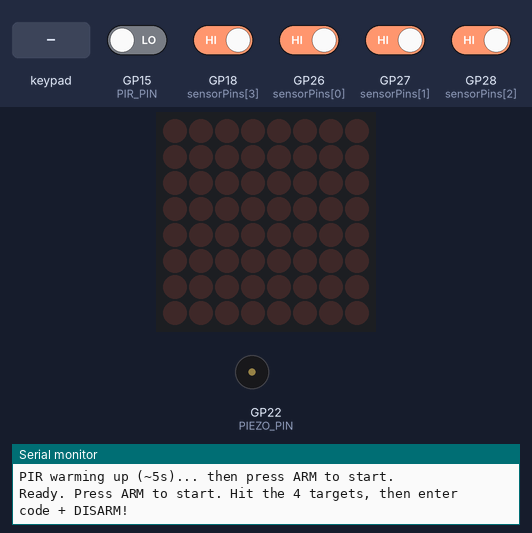
Bench run of a program on a simulated Raspberry Pi Pico. On the bench: 8×8 LED matrix, buzzer (waves = sounding), the last lines printed to the serial monitor. Wiring (inferred from the names in the program): 4×4 keypad with keys 1 2 3 A 4 5 6 B 7 8 9 C * 0 # D (labels assumed): rows GP9, GP2, GP6, GP14; columns GP5, GP7, GP13, GP11. The test bench sets the inputs (shaded band); at power-on: GP18 (sensorPins[3]), GP26 (sensorPins[0]), GP27 (sensorPins[1]), GP28 (sensorPins[2]) HIGH, GP15 (PIR_PIN) LOW. Random numbers use the default seed unless the program sets one.

Above: at 6.2 s.
6.3 s: key '*' pressed
At 7.8 s:
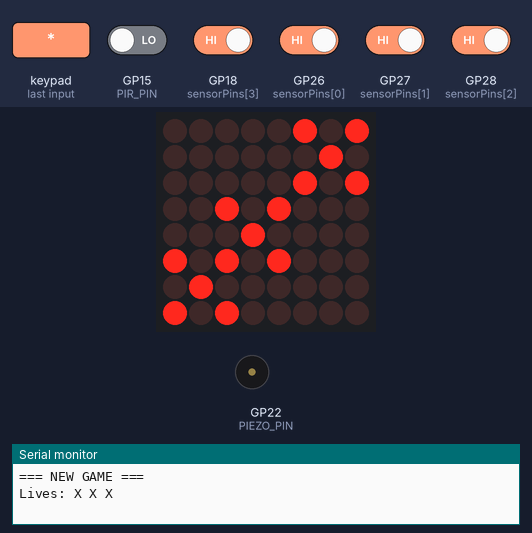
9.3 s: keypad keys 1 2 3 4 # pressed 0.4 s apart
At 12.5 s:
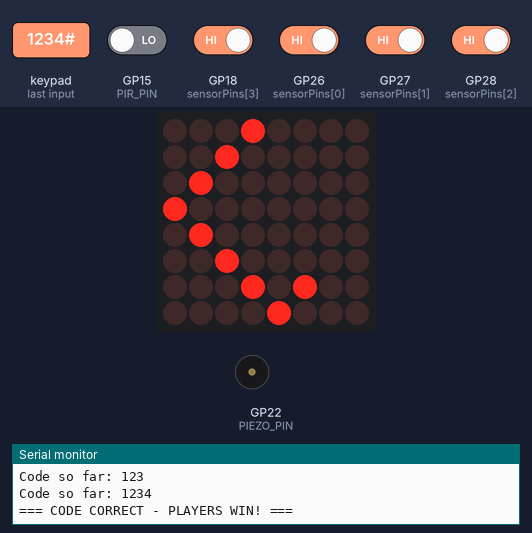
13.0 s: key '*' pressed
At 13.17 s:
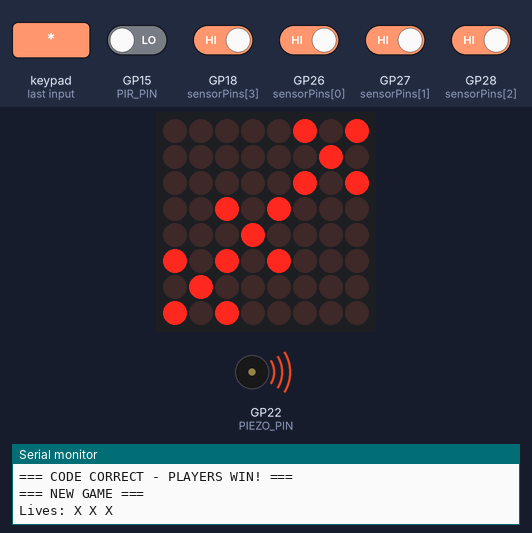
16.0 s: GP15 (PIR_PIN) driven HIGH
19.0 s: GP26 (sensorPins[0]) driven LOW
22.0 s: GP27 (sensorPins[1]) driven LOW
At 26.2 s:
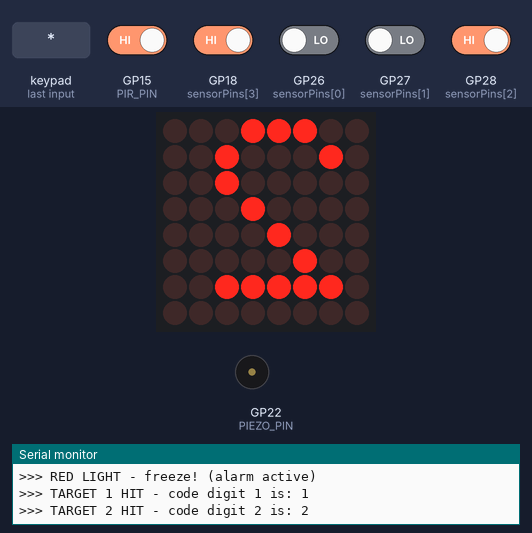
Timing chart, 0 to 33.5 s (numbered marks = the images above; inputs shaded):
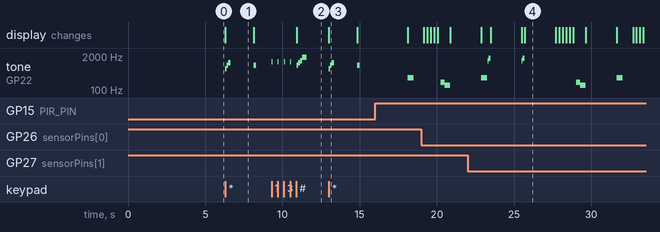

Measured:
- after the input at 6.3 s, tone on GP22 (PIEZO_PIN): plays 660 Hz for 0.10 s, 880 Hz for 0.10 s, 1100 Hz for 0.15 s, 880 Hz for 0.15 s, starting at once; the display: changes at once (image 1)
- after the input at 13.0 s, tone on GP22 (PIEZO_PIN): plays 660 Hz for 0.10 s, 880 Hz for 0.10 s, 1100 Hz for 0.15 s, 880 Hz for 0.15 s, starting at once; the display: changes at once (image 3)
- what the display in image 1 shows lasts 1.9 s, from 6.3 s to 8.2 s

The program:

main.cpp
```cpp
#include <Arduino.h>

// ===== Kraak de Kluis / King's Day Heist - Raspberry Pi Pico =====
// Keypad (4x4) + AM312 PIR + passive piezo + 8x8 MAX7219 matrix (via MD_Parola)
// + 4 mini-game target sensors, each reveals one digit of the code.
//
// Targets:
//   Digit 1 -> SW-18010P vibration sensor (GP26)  - hit with ball
//   Digit 2 -> Limit switch              (GP27)  - press lever
//   Digit 3 -> IR proximity sensor       (GP28)  - bring object near
//   Digit 4 -> Light slot 10mm sensor    (GP18)  - drop ball through slot
//
// Matrix scheme:
//   Game start  -> 3 lives shown briefly (small X layout)
//   Red light   -> steady big X (alarm active, do not walk)
//   Green light -> off (move)
//   Caught      -> big X blinks 3x, then remaining lives as small X's
//   Mini-game hit -> shows that digit of the code (2s)
//   Game over   -> full blink, then "GAME OVER" scrolls
//   Win         -> checkmark
//
// Goal: hit the 4 targets to learn the code, enter code + DISARM to win,
//       before the red-light motion detector drains all your lives.

#include <MD_Parola.h>
#include <MD_MAX72xx.h>
#include <SPI.h>

// ---------- Keypad ----------
const int ROWS = 4, COLS = 4;
const int rowPins[ROWS] = {9, 2, 6, 14};
const int colPins[COLS] = {5, 7, 13, 11};
const char* keys[ROWS][COLS] = {
  { "1",   "2", "3",      "NONE"    },
  { "4",   "5", "6",      "NONE"    },
  { "7",   "8", "9",      "PROGRAM" },
  { "ARM", "0", "DISARM", "PANIC"   }
};
bool lastState[ROWS][COLS] = {false};

// ---------- PIR & Piezo ----------
const int PIR_PIN   = 15;
const int PIEZO_PIN = 22;

// ---------- Target sensors (one per mini-game, reveals one digit) ----------
// index 0 -> digit 1 (vibration), 1 -> digit 2 (limit), 2 -> digit 3 (IR prox), 3 -> digit 4 (light slot)
const int NUM_SENSORS = 4;
const int sensorPins[NUM_SENSORS] = {26, 27, 28, 18};
// Vibration sensor & limit switch (2-pin, short to GND when triggered) are active LOW.
// IR proximity & light slot (3-pin, own output driver) are active HIGH.
const bool sensorActiveHigh[NUM_SENSORS] = {false, false, true, true};
bool sensorLast[NUM_SENSORS] = {false, false, false, false};   // previous triggered state
unsigned long lastHit[NUM_SENSORS] = {0, 0, 0, 0};
const unsigned long HIT_COOLDOWN_MS = 1500;

// ---------- LED Matrix (all via MD_Parola) ----------
#define HARDWARE_TYPE MD_MAX72XX::FC16_HW
#define MAX_DEVICES 1
#define DIN_PIN 19
#define CLK_PIN 21
#define CS_PIN  20
MD_Parola P = MD_Parola(HARDWARE_TYPE, DIN_PIN, CLK_PIN, CS_PIN, MAX_DEVICES);
MD_MAX72XX *mx = nullptr;

// ---------- Secret code ----------
const char* SECRET_CODE = "1234";
char  entered[16];
int   enteredLen = 0;

// ---------- Game state ----------
enum GameState { IDLE, GREEN, RED, GAMEOVER, WIN };
GameState state = IDLE;
unsigned long phaseStart = 0;
unsigned long phaseDuration = 0;

int lives = 3;
const int START_LIVES = 3;
const unsigned long RED_GRACE_MS = 800;

// ---------- Bitmaps (column-format: one byte per column, LSB = top row) ----------
const uint8_t XMARK_COL[8] = {
  0b10000001,
  0b01000010,
  0b00100100,
  0b00011000,
  0b00011000,
  0b00100100,
  0b01000010,
  0b10000001
};

const uint8_t CHECK_COL[8] = {
  0b00000000,
  0b00000000,
  0b01000000,
  0b10000000,
  0b01000001,
  0b00100010,
  0b00010100,
  0b00001000
};

const uint8_t MINI_X_COL[3] = {
  0b101,
  0b010,
  0b101
};

// 5-wide x 7-tall digits, column-format (one byte per column, LSB = top row)
const uint8_t DIGIT_COL[10][5] = {
  {0b0111110,0b1000001,0b1000001,0b1000001,0b0111110}, // 0
  {0b0000000,0b0000010,0b1111111,0b0000000,0b0000000}, // 1
  {0b1000010,0b1100001,0b1010001,0b1001001,0b1000110}, // 2
  {0b0100001,0b1000001,0b1000101,0b1001011,0b0110001}, // 3
  {0b0011000,0b0010100,0b0010010,0b1111111,0b0010000}, // 4
  {0b0100111,0b1000101,0b1000101,0b1000101,0b0111001}, // 5
  {0b0111110,0b1001001,0b1001001,0b1001001,0b0110010}, // 6
  {0b0000001,0b1110001,0b0001001,0b0000101,0b0000011}, // 7
  {0b0110110,0b1001001,0b1001001,0b1001001,0b0110110}, // 8
  {0b0100110,0b1001001,0b1001001,0b1001001,0b0111110}  // 9
};

// ---------- Low-level matrix drawing through Parola's MD_MAX72XX ----------
void displayClearRaw() {
  mx->clear();
  mx->update();
}

void displayBitmapCol(const uint8_t col[8]) {
  mx->clear();
  for (uint8_t c = 0; c < 8; c++)
    mx->setColumn(c, col[c]);
  mx->update();
}

void displayAllOn() {
  mx->clear();
  for (uint8_t c = 0; c < 8; c++) mx->setColumn(c, 0xFF);
  mx->update();
}

void drawMiniXAt(int ox, int oy) {
  for (uint8_t c = 0; c < 3; c++)
    for (uint8_t r = 0; r < 3; r++)
      if ((MINI_X_COL[c] >> r) & 1) {
        int x = ox + c, y = oy + r;
        if (x >= 0 && x < 8 && y >= 0 && y < 8)
          mx->setPoint(y, x, true);
      }
}

void displayLives(int n) {
  mx->clear();
  const int posX[3] = {0, 3, 5};
  const int posY[3] = {0, 3, 5};
  for (int i = 0; i < n && i < 3; i++)
    drawMiniXAt(posX[i], posY[i]);
  mx->update();
}

void displayDigit(int d) {
  if (d < 0 || d > 9) return;
  mx->clear();
  for (uint8_t c = 0; c < 5; c++)
    mx->setColumn(c + 1, DIGIT_COL[d][c]);   // +1 nudges it right
  mx->update();
}

void blinkBigX(int times) {
  for (int i = 0; i < times; i++) {
    displayBitmapCol(XMARK_COL);
    delay(250);
    displayClearRaw();
    delay(200);
  }
}

void blinkFull(int times) {
  for (int i = 0; i < times; i++) {
    displayAllOn();
    delay(250);
    displayClearRaw();
    delay(200);
  }
}

void scrollGameOver() {
  P.displayClear();
  P.displayText("GAME OVER", PA_CENTER, 80, 800, PA_SCROLL_LEFT, PA_SCROLL_LEFT);
  while (!P.displayAnimate()) { /* scroll until done */ }
  P.displayReset();
  P.displayClear();
}

// ---------- Sound helpers ----------
void beep(int freq, int ms) { tone(PIEZO_PIN, freq, ms); delay(ms); noTone(PIEZO_PIN); }
void soundGreen()    { beep(880, 150); }
void soundRed()      { beep(300, 400); }
void soundLifeLost() { beep(200, 250); beep(150, 350); }
void soundGameOver() { for (int i = 0; i < 6; i++) { beep(1000, 150); beep(1500, 150); } }
void soundStart()    { beep(660, 100); beep(880, 100); beep(1100, 150); }
void soundWin()      { beep(880,120); beep(1100,120); beep(1320,120); beep(1760,300); }
void soundKey()      { beep(1200, 40); }
void soundBadCode()  { beep(180, 200); beep(140, 300); }
void soundReveal()   { beep(1320, 80); beep(1660, 120); }

// ---------- Keypad scan ----------
const char* scanKeypad() {
  const char* result = NULL;
  for (int r = 0; r < ROWS; r++) {
    digitalWrite(rowPins[r], LOW);
    delayMicroseconds(50);
    for (int c = 0; c < COLS; c++) {
      bool pressed = (digitalRead(colPins[c]) == LOW);
      if (pressed && !lastState[r][c]) result = keys[r][c];
      lastState[r][c] = pressed;
    }
    digitalWrite(rowPins[r], HIGH);
  }
  return result;
}

bool motionDetected() { return digitalRead(PIR_PIN) == HIGH; }

void printLives() {
  Serial.print("Lives: ");
  for (int i = 0; i < lives; i++) Serial.print("X ");
  Serial.println();
}

void resetCode() { enteredLen = 0; entered[0] = '\0'; }
bool isDigit(const char* k) { return strlen(k) == 1 && k[0] >= '0' && k[0] <= '9'; }

// ---------- Mini-game digit reveal ----------
void revealDigit(int idx) {
  if (idx < 0 || idx >= (int)strlen(SECRET_CODE)) return;
  char ch = SECRET_CODE[idx];
  int d = ch - '0';
  Serial.print(">>> TARGET ");
  Serial.print(idx + 1);
  Serial.print(" HIT - code digit ");
  Serial.print(idx + 1);
  Serial.print(" is: ");
  Serial.println(ch);

  soundReveal();
  displayDigit(d);
  delay(2000);                 // show the digit for 2s

  // Restore the display appropriate to the current state
  if (state == RED) displayBitmapCol(XMARK_COL);
  else              displayClearRaw();
}

bool sensorTriggered(int i) {
  bool raw = digitalRead(sensorPins[i]);
  return sensorActiveHigh[i] ? (raw == HIGH) : (raw == LOW);
}

// Edge-detected sensor check: fires once per trigger (per sensor's own polarity),
// so sensors that rest in the triggered state (slot/proximity) reveal only once.
void checkSensors() {
  for (int i = 0; i < NUM_SENSORS; i++) {
    bool reading = sensorTriggered(i);
    if (reading && !sensorLast[i]) {                      // new trigger edge
      if (millis() - lastHit[i] > HIT_COOLDOWN_MS) {
        lastHit[i] = millis();
        revealDigit(i);
      }
    }
    sensorLast[i] = reading;
  }
}

void setup() {
  Serial.begin(115200);
  for (int r = 0; r < ROWS; r++) { pinMode(rowPins[r], OUTPUT); digitalWrite(rowPins[r], HIGH); }
  for (int c = 0; c < COLS; c++) pinMode(colPins[c], INPUT_PULLUP);
  pinMode(PIR_PIN, INPUT);
  pinMode(PIEZO_PIN, OUTPUT);
  for (int i = 0; i < NUM_SENSORS; i++) pinMode(sensorPins[i], INPUT_PULLUP);

  P.begin();
  P.setIntensity(2);
  P.displayClear();
  mx = P.getGraphicObject();

  Serial.println("PIR warming up (~5s)... then press ARM to start.");
  delay(5000);
  Serial.println("Ready. Press ARM to start. Hit the 4 targets, then enter code + DISARM!");
}

void startGreen() {
  state = GREEN;
  phaseStart = millis();
  phaseDuration = random(2000, 5000);
  Serial.println(">>> GREEN LIGHT - move & play!");
  displayClearRaw();
  soundGreen();
}

void startRed() {
  state = RED;
  phaseStart = millis();
  phaseDuration = random(2500, 4500);
  Serial.println(">>> RED LIGHT - freeze! (alarm active)");
  displayBitmapCol(XMARK_COL);
  soundRed();
}

void startGame() {
  Serial.println("=== NEW GAME ===");
  lives = START_LIVES;
  resetCode();
  printLives();
  displayLives(lives);
  soundStart();
  // sync sensor baseline so a resting-triggered sensor doesn't fire immediately
  for (int i = 0; i < NUM_SENSORS; i++)
    sensorLast[i] = sensorTriggered(i);
  delay(1500);
  startGreen();
}

void winGame() {
  Serial.println("=== CODE CORRECT - PLAYERS WIN! ===");
  state = WIN;
  displayBitmapCol(CHECK_COL);
  soundWin();
}

void gameOver() {
  Serial.println("=== GAME OVER - no lives left ===");
  state = GAMEOVER;
  blinkFull(4);
  soundGameOver();
  scrollGameOver();
  displayClearRaw();
}

void loop() {
  const char* key = scanKeypad();

  // Mini-game targets active during play
  if (state == GREEN || state == RED) checkSensors();

  if (key) {
    if (strcmp(key, "ARM") == 0 && (state == IDLE || state == GAMEOVER || state == WIN)) {
      startGame();
      return;
    }

    if (strcmp(key, "PANIC") == 0) {
      Serial.println("!!! MANUAL ALARM !!!");
      soundGameOver();
      return;
    }

    if (strcmp(key, "DISARM") == 0) {
      if (state == GREEN || state == RED) {
        if (strcmp(entered, SECRET_CODE) == 0) {
          winGame();
        } else {
          Serial.print("Wrong code submitted: "); Serial.println(entered);
          soundBadCode();
          resetCode();
        }
      } else {
        state = IDLE; noTone(PIEZO_PIN); resetCode();
        displayClearRaw();
        Serial.println("=== RESET to IDLE ===");
      }
      return;
    }

    if ((state == GREEN || state == RED) && isDigit(key)) {
      if (enteredLen < (int)sizeof(entered) - 1) {
        entered[enteredLen++] = key[0];
        entered[enteredLen] = '\0';
      }
      soundKey();
      Serial.print("Code so far: "); Serial.println(entered);
    }
  }

  switch (state) {
    case GREEN:
      if (millis() - phaseStart > phaseDuration) startRed();
      break;

    case RED: {
      unsigned long elapsed = millis() - phaseStart;
      if (elapsed > RED_GRACE_MS && motionDetected()) {
        lives--;
        Serial.println("!!! MOTION DURING RED LIGHT - CAUGHT !!!");
        blinkBigX(3);
        if (lives > 0) {
          Serial.print("Life lost! "); printLives();
          soundLifeLost();
          displayLives(lives);
          delay(1500);
          delay(500);
          startRed();
        } else {
          gameOver();
        }
      } else if (elapsed > phaseDuration) {
        startGreen();
      }
      break;
    }

    case GAMEOVER:
    case WIN:
    case IDLE:
      break;
  }

  delay(20);
}
```
